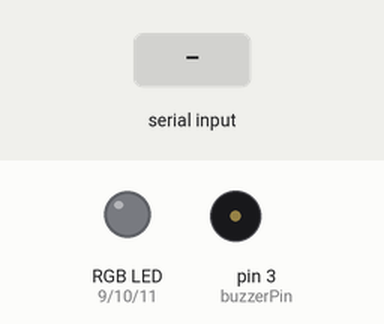
This sketch was run on a simulated Arduino Uno, built with avr-gcc and run on an emulated ATmega328P. Shown: an RGB LED mixed from three pins (HIGH = lit), buzzer (waves = sounding, pin HIGH). The test bench sets the inputs (shaded band). Dim RGB values are drawn brighter than linear.

Above: at 1.2 s.
1.3 s: "90,45,200\n" received over Serial
At 1.6 s:
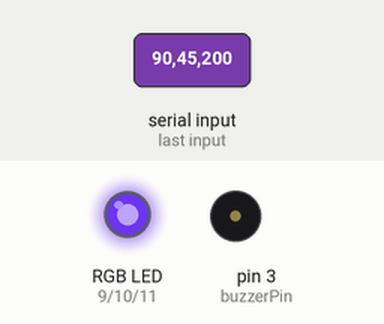
2.8 s: "30,150,10\n" received over Serial
At 4.0 s:
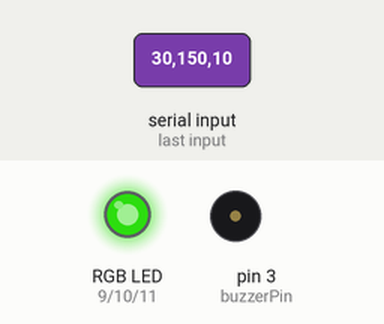
4.3 s: "1,90,45\n" received over Serial
At 5.0 s:
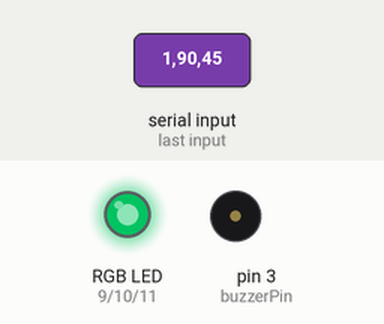
Timing chart, 0 to 7.3 s (numbered marks = the images above; inputs shaded):
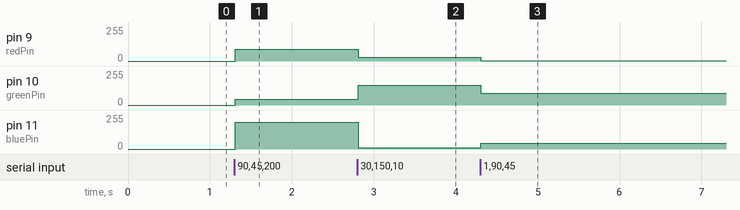

The sketch:

main.ino
```cpp
int redPin = 9;
int greenPin = 10;
int bluePin = 11;
int buzzerPin = 3;
unsigned long buzzerStart = 0;
bool buzzerActive = false;
void setup() {
  Serial.begin(9600);
  pinMode(redPin, OUTPUT);
  pinMode(greenPin, OUTPUT);
  pinMode(bluePin, OUTPUT);
  pinMode(buzzerPin, OUTPUT);
}


void loop() {
  if (Serial.available()) {
    String data = Serial.readStringUntil('\n');
    int c1 = data.indexOf(',');
    int c2 = data.lastIndexOf(',');

    if (c1 > 0 && c2 > c1) {
      int R = data.substring(0, c1).toInt();
      int G = data.substring(c1 + 1, c2).toInt();
      int B = data.substring(c2 + 1).toInt();

      analogWrite(redPin, R);
      analogWrite(greenPin, G);
      analogWrite(bluePin, B);

      if (R == 0 && G == 0 && B == 0 && !buzzerActive) {
        tone(buzzerPin, 1000);
        buzzerStart = millis();
        buzzerActive = true;
      }
    }
  }

  // Stop buzzer after 500 ms
  if (buzzerActive && millis() - buzzerStart >= 500) {
    noTone(buzzerPin);
    buzzerActive = false;
  }
}
```

Measured:
- after the input at 1.3 s, pin 9 (redPin): 0/255 → 90/255 at once; pin 10 (greenPin): 0/255 → 45/255 at once; pin 11 (bluePin): 0/255 → 200/255 at once
- after the input at 2.8 s, pin 9 (redPin): 90/255 → 30/255 at once; pin 10 (greenPin): 45/255 → 150/255 at once; pin 11 (bluePin): 200/255 → 10/255 at once
- after the input at 4.3 s, pin 9 (redPin): 30/255 → 1/255 at once; pin 10 (greenPin): 150/255 → 90/255 at once; pin 11 (bluePin): 10/255 → 45/255 at once
